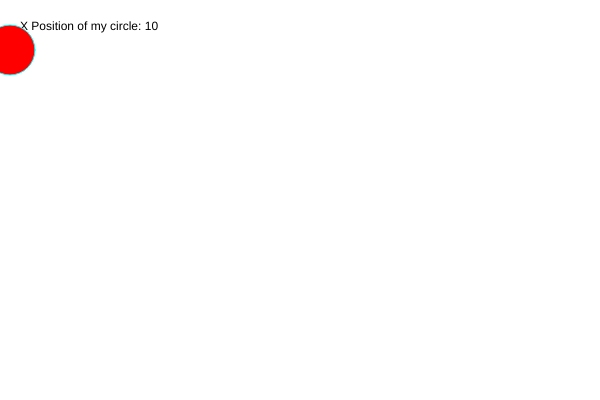
Frame 1 (no input)
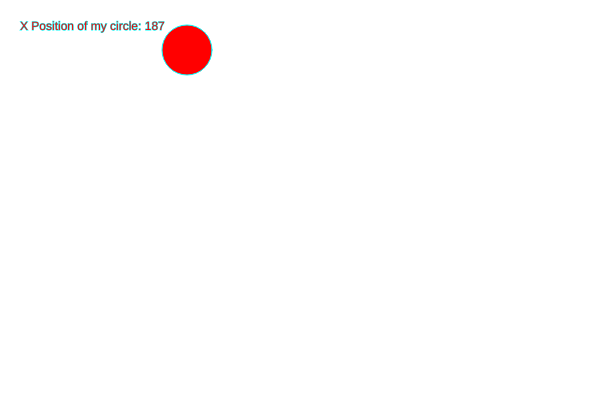
Frame 60 (no input)
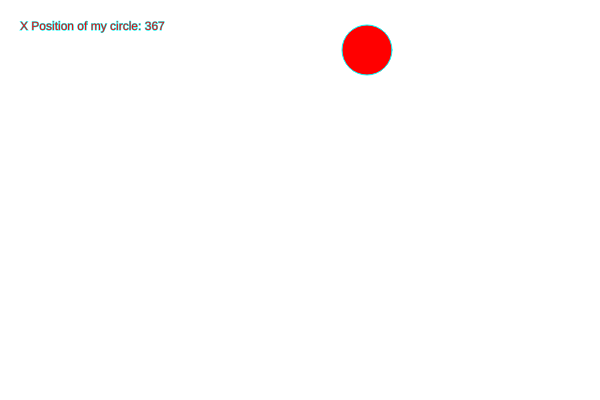
Frame 120 (the mouse pressed at the canvas centre since frame 60)

The p5.js sketch that drew these frames (run headless with seeded random() and noise() and a simulated clock; from frame 60 on, the mouse is pressed at the canvas centre):

// p5.js sketch
// ── sketch.js
var x=10;
var y=50;

var speed =3;

function setup() {
  createCanvas(600, 400);
}

function draw() {
  background(255);
  
  text("X Position of my circle: "+x, 20,30);
  
  stroke(0, 255, 255);
  fill(255, 0, 0);
  ellipse(x, y, 50, 50);
  
  x = x + speed;
  
  if(x>=width){
    speed = -3;
  }
   if(x<=0){
    speed = 3;
  }

}
